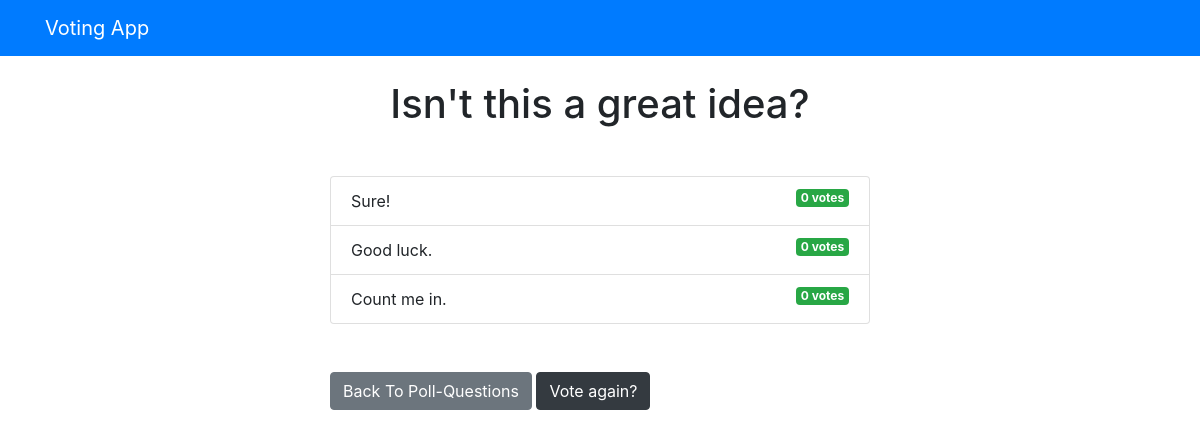
The app's page /polls/3/results/, older data.
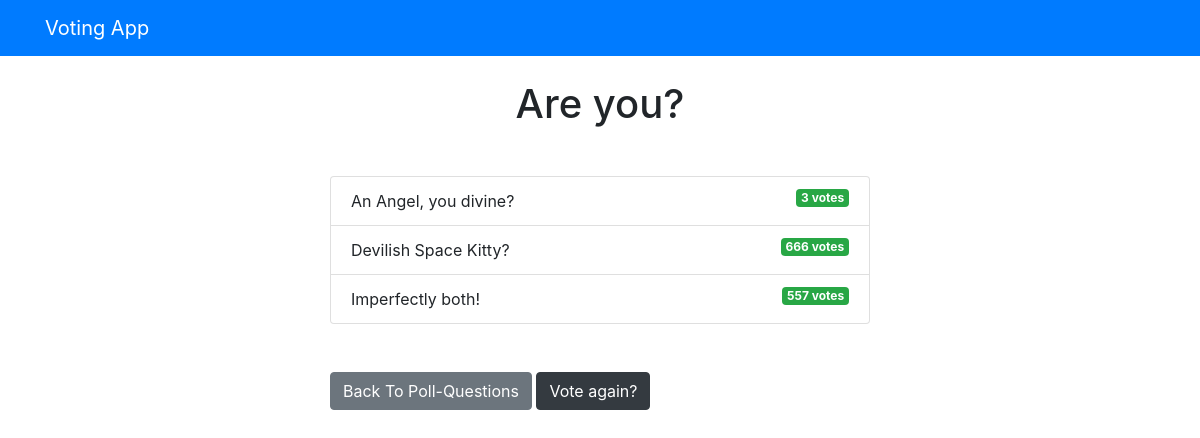
The same page, newer data.
### polls/models.py (models this page shows, shortened)
class Question(models.Model):
    question_text = models.CharField(max_length=200)
    publish_date = models.DateTimeField('date published')

class Choice(models.Model):
    question = models.ForeignKey(Question, on_delete=models.CASCADE)
    choice_text = models.CharField(max_length=200)
    votes = models.IntegerField(default=0)

### polls/views.py (the view)
# urls.py: path('<int:question_id>/results/', views.result, name='results'),
def result(request, question_id):
    question = get_object_or_404(Question, pk=question_id)
    return render(request, 'polls/results.html', { 'question': question })

### templates/polls/results.html
{% extends 'base.html' %}
{% block content %}
<h1 class="mb-5 text-center">{{ question.question_text }}</h1>
<ul class="list-group mb-5">
	{% for choice in question.choice_set.all %}
	<li class="list-group-item">
        {{ choice.choice_text }}
        <span class="badge badge-success float-right">
            {{ choice.votes }} vote{{ choice.votes | pluralize }}
        </span>
	</li>
	{% endfor %}
</ul>
<a class="btn btn-secondary" href="{% url 'polls:index' %}">Back To Poll-Questions</a>
<a class="btn btn-dark" href="{% url 'polls:detail' question.id %}">Vote again?</a>
{% endblock %}

Row changes from the older to the newer data that the page shows:
changed Question: question_text "Isn't this a great idea?" → "Are you?"
changed Choice: choice_text "Sure!" → "An Angel, you divine?"; votes "0" → "3"
changed Choice: choice_text "Good luck." → "Devilish Space Kitty?"; votes "0" → "666"
changed Choice: choice_text "Count me in." → "Imperfectly both!"; votes "0" → "557"
